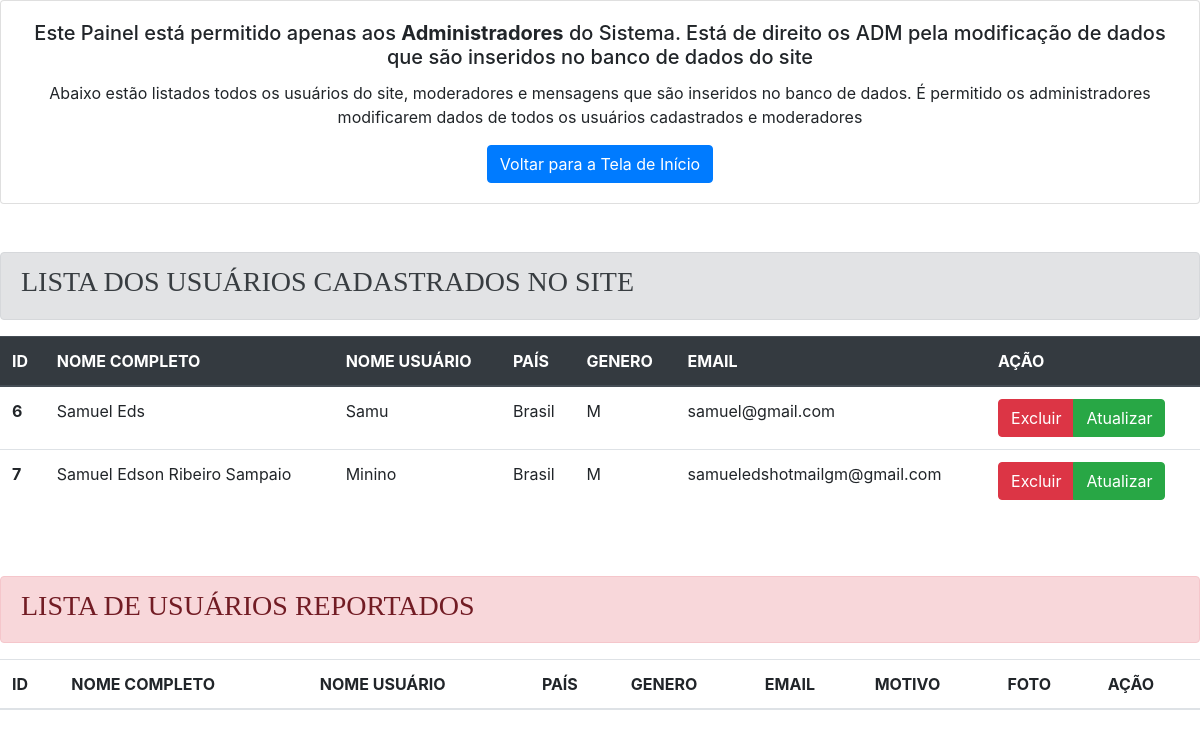
Before: /adm.php with the older database file.
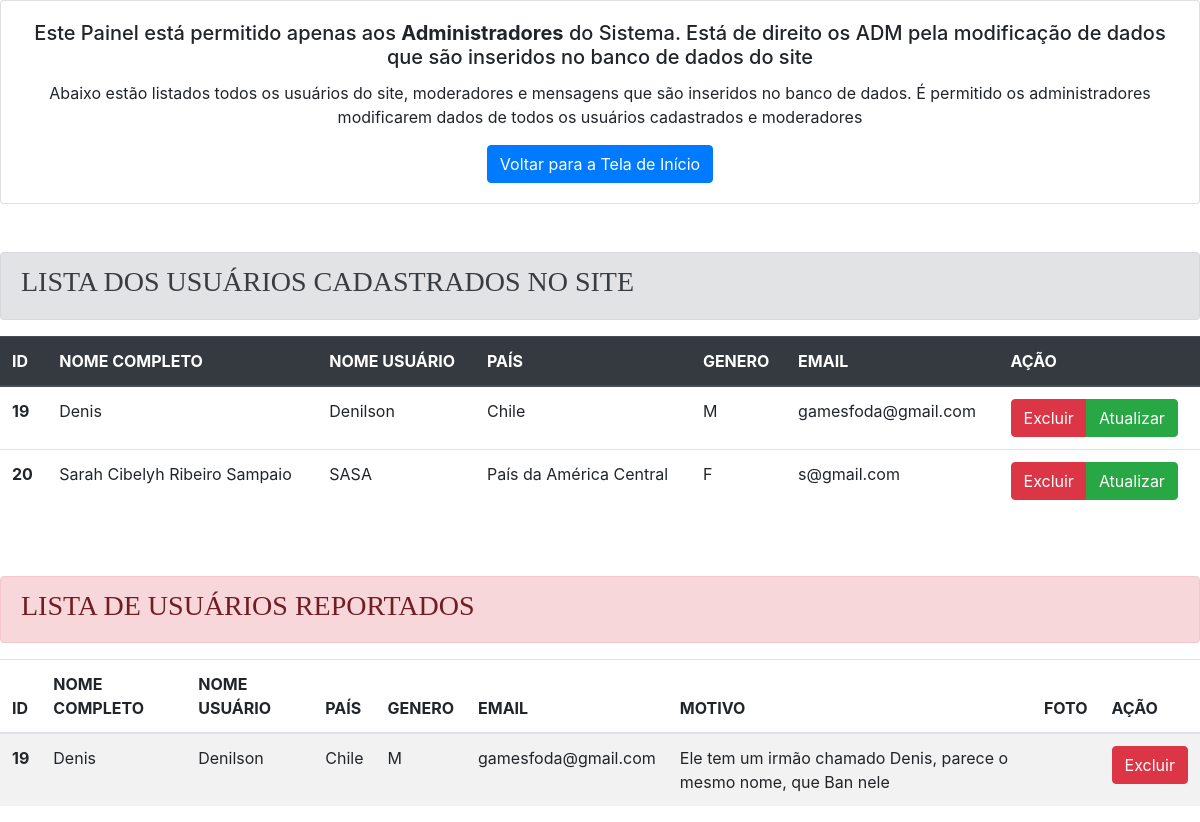
After: the same page with the newer database file.
### tables this page shows
CREATE TABLE `usuarios` (
  `id` int(11) NOT NULL AUTO_INCREMENT,
  `nomecompleto` varchar(200) DEFAULT NULL,
  `nomeusuario` varchar(200) DEFAULT NULL,
  `pais` varchar(200) DEFAULT NULL,
  `genero` varchar(10) DEFAULT NULL,
  `email` varchar(200) NOT NULL,
  `senha` varchar(9) NOT NULL,
  `foto` varchar(200) DEFAULT NULL,
  PRIMARY KEY (`id`)
);

CREATE TABLE `report` (
  `id` int(11) NOT NULL AUTO_INCREMENT,
  `nomecompleto` varchar(200) DEFAULT NULL,
  `nomeusuario` varchar(200) NOT NULL,
  `pais` varchar(250) NOT NULL,
  `genero` varchar(100) NOT NULL,
  `email` varchar(200) NOT NULL,
  `motivo` text NOT NULL,
  `foto` varchar(200) DEFAULT NULL,
  PRIMARY KEY (`id`)
);

### adm.php (the view, shortened to what this page needs)
<?php
include("php/conexao.php");
$sql = "SELECT * FROM usuarios";
$result = mysqli_query($con,$sql);
$sql2 = "SELECT * FROM report";
$result2 = mysqli_query($con,$sql2);
?>
<!DOCTYPE html>
<html>
<head>
	<link rel="stylesheet" href="css/bootstrap.css">
</head>
<body>
	<div class="card" style="width: 100%; text-align: center;">
		<div class="card-body">
			<h5 class="card-title">Este Painel está permitido apenas aos <b>Administradores</b> do Sistema. Está de direito os ADM pela modificação de dados que são inseridos no banco de dados do site</h5>
			<p class="card-text">Abaixo estão listados todos os usuários do site, moderadores e mensagens que são inseridos no banco de dados. É permitido os administradores modificarem dados de todos os usuários cadastrados e moderadores</p>
			<a href="index.php" class="btn btn-primary">Voltar para a Tela de Início</a>
		</div>
	</div>
	<br>
	<br>
	<div class="alert alert-secondary" role="alert">
		<h3 style="font-family: 'Arial Black';">LISTA DOS USUÁRIOS CADASTRADOS NO SITE</h3>
	</div>
	<table class="table">
		<thead class="thead-dark">
			<tr>
				<th scope="col">ID</th>
				<th scope="col">NOME COMPLETO</th>
				<th scope="col">NOME USUÁRIO</th>
				<th scope="col">PAÍS</th>
				<th scope="col">GENERO</th>
				<th scope="col">EMAIL</th>
				<th scope="col">AÇÃO</th>
			</tr>
		</thead>
		<tbody>
			<?php while($row = mysqli_fetch_assoc($result)){ ?>
				<tr>
					<th scope="row"><?php echo $row['id']; ?></th>
					<td><?php echo $row['nomecompleto']; ?></td>
					<td><?php echo $row['nomeusuario']; ?></td>
					<td><?php echo $row['pais']; ?></td>
					<td><?php echo $row['genero']; ?></td>
					<td><?php echo $row['email']; ?></td>
					<td><div class="btn-group" role="group"><a href="#" class="btn btn-danger">Excluir</a> <a href="#" class="btn btn-success">Atualizar</a></div></td>
				</tr>
			<?php } ?>
		</tbody>
	</table>
	<br>
	<br>
	<div class="alert alert-danger" role="alert">
		<h3 style="font-family: 'Arial Black';">LISTA DE USUÁRIOS REPORTADOS</h3>
	</div>
	<table class="table table-striped">
		<thead>
			<tr>
				<th scope="col">ID</th>
				<th scope="col">NOME COMPLETO</th>
				<th scope="col">NOME USUÁRIO</th>
				<th scope="col">PAÍS</th>
				<th scope="col">GENERO</th>
				<th scope="col">EMAIL</th>
				<th scope="col">MOTIVO</th>
				<th scope="col">FOTO</th>
				<th scope="col">AÇÃO</th>
			</tr>
		</thead>
		<tbody>
			<?php while($row = mysqli_fetch_assoc($result2)){ ?>
				<tr>
					<th scope="row"><?php echo $row['id']; ?></th>
					<td><?php echo $row['nomecompleto']; ?></td>
					<td><?php echo $row['nomeusuario']; ?></td>
					<td><?php echo $row['pais']; ?></td>
					<td><?php echo $row['genero']; ?></td>
					<td><?php echo $row['email']; ?></td>
					<td><?php echo $row['motivo']; ?></td>
					<td><?php echo $row['foto']; ?></td>
					<td><div class="btn-group" role="group"><a href="php/_exclui_usu.php?email=<?php echo $row['email']; ?>" class="btn btn-danger">Excluir</a></div></td>
				</tr>
			<?php } ?>
		</tbody>
	</table>
</body>
</html>

Changed rows visible on the page:
removed usuarios: id "6", nomecompleto "Samuel Eds", nomeusuario "Samu", pais "Brasil", genero "M", email "samuel@gmail.com"
removed usuarios: id "7", nomecompleto "Samuel Edson Ribeiro Sampaio", nomeusuario "Minino", pais "Brasil", genero "M", email "samueledshotmailgm@gmail.com"
added usuarios: id "19", nomecompleto "Denis", nomeusuario "Denilson", pais "Chile", genero "M", email "gamesfoda@gmail.com"
added usuarios: id "20", nomecompleto "Sarah Cibelyh Ribeiro Sampaio", nomeusuario "SASA", pais "País da América Central", genero "F", email "s@gmail.com"
added report: id "19", nomecompleto "Denis", nomeusuario "Denilson", pais "Chile", genero "M", email "gamesfoda@gmail.com", motivo "Ele tem um irmão chamado Denis, parece o mesmo nome, que Ban nele"
